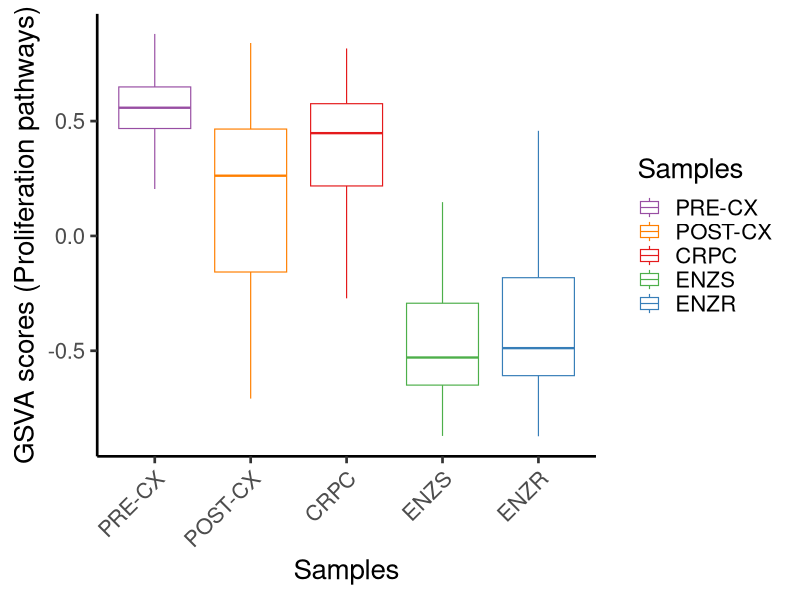

This figure's R source:
##loading libraries
library(ggplot2)

##loading enrichment scores
enrichment.scores = read.csv("ATTX_GSVA_scores.csv",sep=",",stringsAsFactors = F,row.names = 1,check.names = F)

##Subsetting data using proliferation related pathways
pathways = c("KEGG_RIBOSOME","KEGG_DNA_REPLICATION","REACTOME_TRANSLATION","REACTOME_PEPTIDE_CHAIN_ELONGATION","REACTOME_CYCLIN_E_ASSOCIATED_EVENTS_DURING_G1_S_TRANSITION_","REACTOME_M_G1_TRANSITION","REACTOME_G1_S_TRANSITION","REACTOME_CYCLIN_A_B1_ASSOCIATED_EVENTS_DURING_G2_M_TRANSITION","REACTOME_CDT1_ASSOCIATION_WITH_THE_CDC6_ORC_ORIGIN_COMPLEX","REACTOME_SYNTHESIS_OF_DNA","REACTOME_ASSEMBLY_OF_THE_PRE_REPLICATIVE_COMPLEX","REACTOME_S_PHASE")
pos = which(rownames(enrichment.scores) %in% pathways)
mat = enrichment.scores[pos,]

df1 = cbind.data.frame(rownames(mat),mat)
rownames(df1) = NULL
colnames(df1)[1] = "Pathways" 

##loading metadata
metadata = read.csv("Metadata.csv",sep=",",header = T,stringsAsFactors = F,check.names = F)
colnames(metadata)[1] ="variable"

##Processing of data for plotting
df2 = reshape2::melt(df1)
df3 = merge(df2,metadata,by="variable")
df3$Samples <- factor(df3$Samples, levels = c("PRE-CX", "POST-CX","CRPC", "ENZS","ENZR"))
ggplot(df3, aes(x=Samples, y=value,col=Samples))+ 
  geom_boxplot(lwd=0.4,fatten=2,alpha=0.2,outlier.shape=NA)+ scale_color_manual(values=c("PRE-CX"="#984EA3","POST-CX"="#FF7F00",CRPC="#E41A1C",ENZS="#4DAF4A",ENZR="#377EB8"))+theme_classic(base_size = 20)+theme(axis.text.x = element_text(angle = 45, hjust=1))+ylab("GSVA scores (Proliferation pathways)") 
